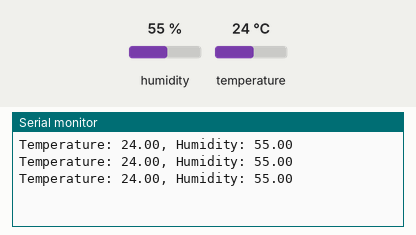
Bench run of a sketch on a simulated Arduino Uno, built with avr-gcc and run on an emulated ATmega328P. On the bench: the last lines printed to the serial monitor. The inputs (shaded band) are chosen by the test bench; at power-on: humidity 55 %, temperature 24 °C.

Above: at 2.8 s.
2.9 s: humidity set to 22 %
At 5.5 s:
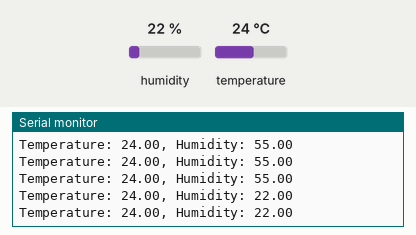
5.6 s: temperature set to 12 °C
At 6.9 s:
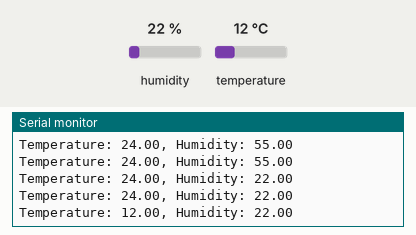
8.3 s: humidity set to 40 %
At 9.5 s:
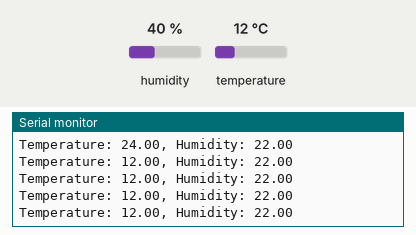
Timing chart, 0 to 11.3 s (numbered marks = the images above; inputs shaded):
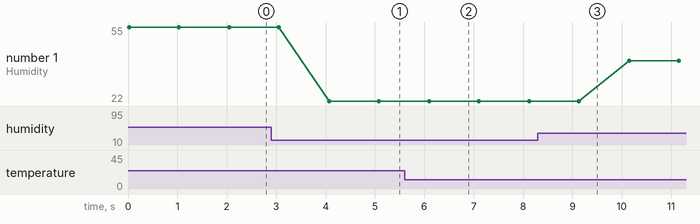

Measured:
- after the input at 2.9 s, the serial monitor: prints a new line after 1.2 s (image 1)
- after the input at 5.6 s, the serial monitor: prints a new line after 0.50 s (image 2)
- plotted number 1: 55 → 22 after the input at 2.9 s, 22 → 40 after the input at 8.3 s

The sketch:

ESP8266_DHT11.ino
```cpp
#include <DHT.h>

#define dhtPin 2
#define dhtType DHT11

DHT dht(dhtPin, dhtType);

void setup() {
  Serial.begin(115200);
  dht.begin();
}

void loop() {
  float temp = dht.readTemperature();
  float humidity = dht.readHumidity();

  Serial.print("Temperature: ");
  Serial.print(temp);
  Serial.print(", Humidity: ");
  Serial.println(humidity);

  delay(1000);
}
```
